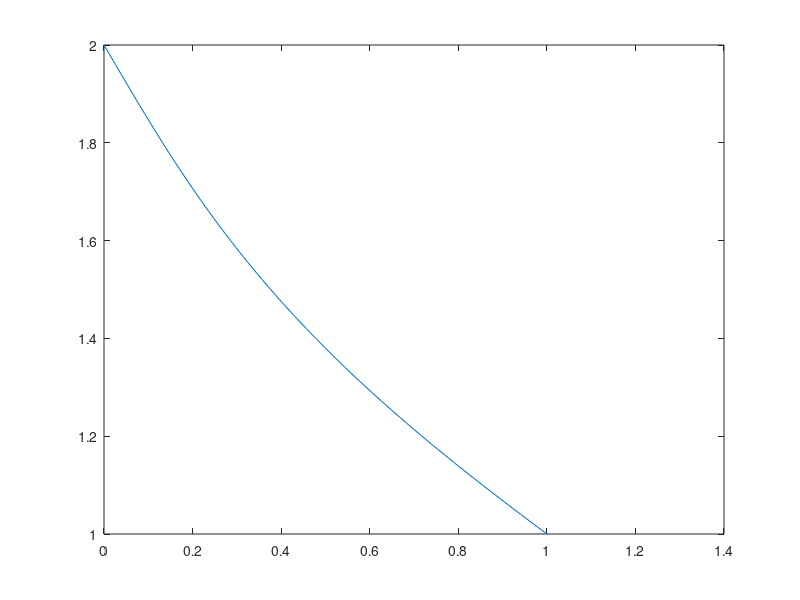

Write the MATLAB code that produced this figure.
clear;clc;

G=1;
v=.4;
l=.5;
u=.1;

ur=@(r,l)[1;
    1/r/r;
    (1-4*v)*r*r;
    (3-4*v)/(2-2*v)*log(r)+2*l*l/r/r;
    -besseli(1,r/l)/r;
    -besselk(1,r/l)/r]'/2/G;
ut=@(r,l)[-1;
    1/r/r;
    (5-4*v)*r*r;
    2*l*l/r/r-((3-4*v)*log(r)+1)/(2-2*v);
    besseli(0,r/l)/l-besseli(1,r/l)/r;
    -besselk(0,r/l)/l-besselk(1,r/l)/r]'/2/G;
mut=@(r,l)[0;
    0;
    (16-16*v)*l*l;
    2*l*l/r/r;
    besseli(0,r/l)/l-besseli(1,r/l)/r;
    -besselk(0,r/l)/l-besselk(1,r/l)/r]';

A=[ur(1,l);ut(1,l);mut(1,l);ur(2,l);ut(2,l);mut(2,l);];
B=[u;-u;0;0;0;0];
C=A\B;

x=(1:0.02:2)';

y=zeros(size(x));
z=zeros(size(x));

for i=1:numel(x)
    y(i)=-dot(ut(x(i),l),C)/u;
end

plot(y,x)
